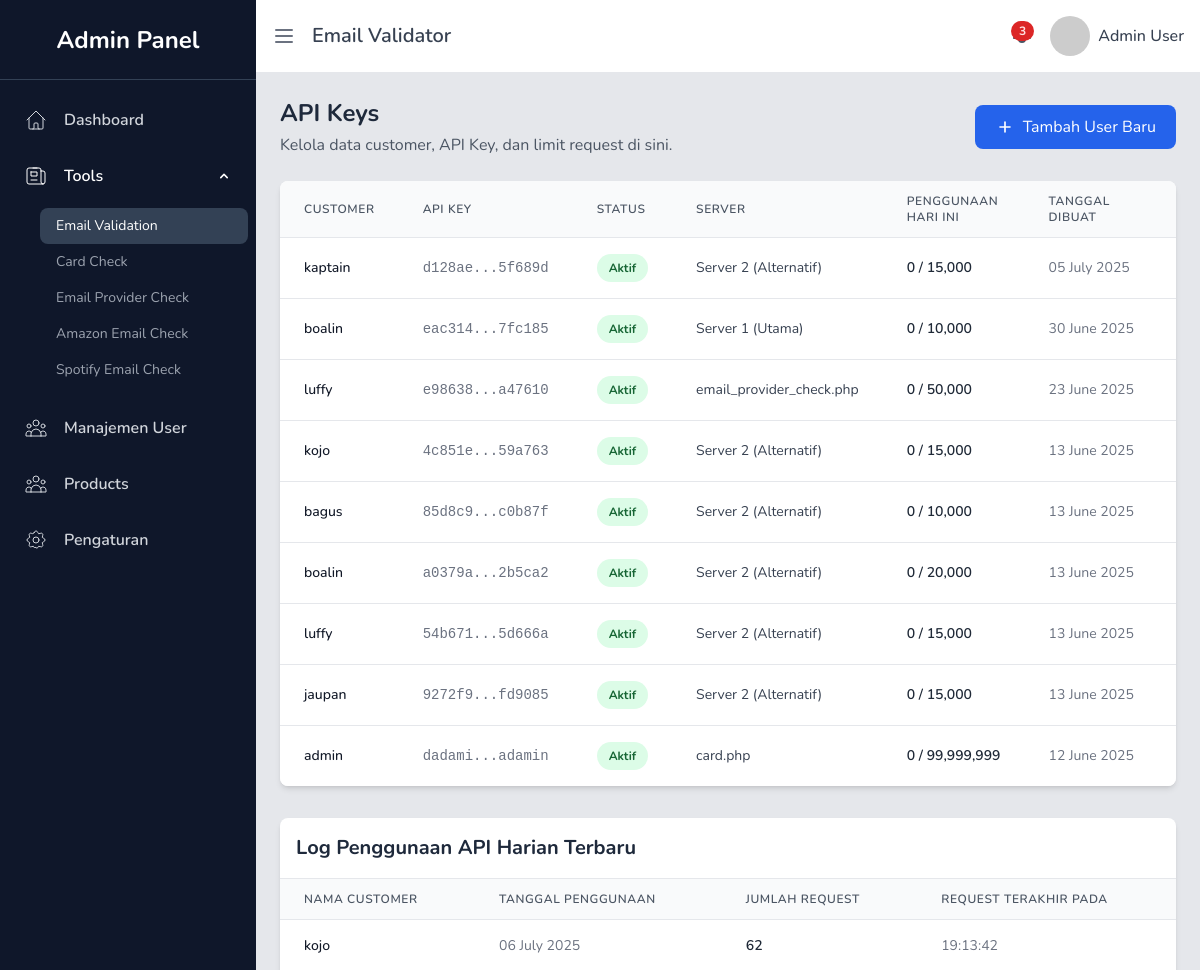
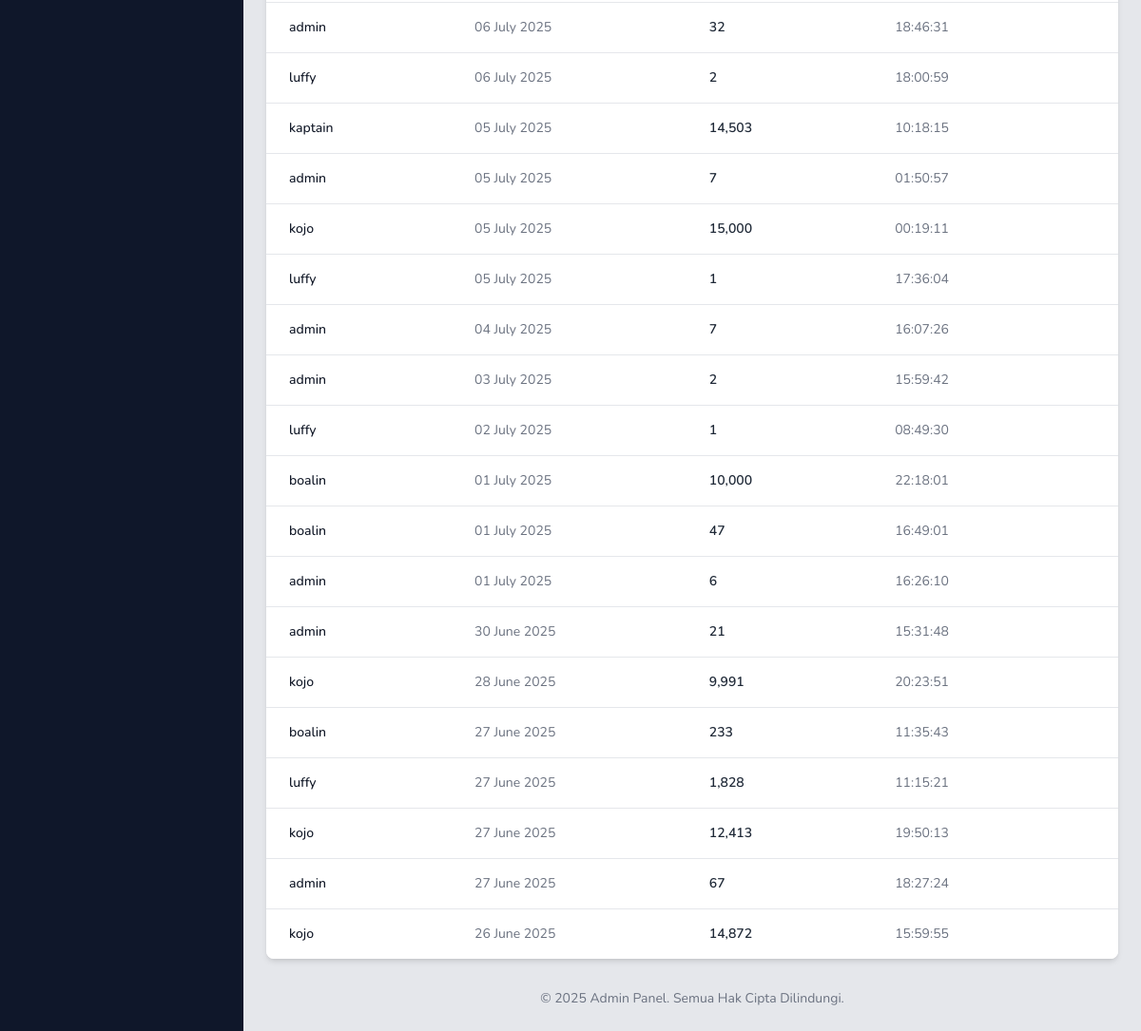
Page /admin/email_validation.php (signed in) on the committed database (2 pictures, top to bottom).
### tables this page shows
CREATE TABLE `customers` (
  `id` int(11) NOT NULL AUTO_INCREMENT,
  `api_key` varchar(64) NOT NULL,
  `customer_name` varchar(255) DEFAULT NULL,
  `email` varchar(255) DEFAULT NULL,
  `daily_request_limit` int(15) NOT NULL,
  `is_active` tinyint(1) NOT NULL DEFAULT 1,
  `email_check_server` varchar(255) NOT NULL DEFAULT 'check.php',
  `created_at` timestamp NULL DEFAULT current_timestamp(),
  `updated_at` timestamp NULL DEFAULT current_timestamp() ON UPDATE current_timestamp(),
  `service_type` varchar(50) NOT NULL DEFAULT 'email_bounce',
  PRIMARY KEY (`id`),
  UNIQUE KEY `api_key` (`api_key`),
  UNIQUE KEY `email` (`email`),
  KEY `idx_customers_api_key` (`api_key`)
);

CREATE TABLE `customer_api_usage` (
  `id` int(11) NOT NULL AUTO_INCREMENT,
  `customer_id` int(11) NOT NULL,
  `usage_date` date NOT NULL,
  `request_count` int(11) NOT NULL DEFAULT 0,
  `last_request_at` timestamp NULL DEFAULT current_timestamp() ON UPDATE current_timestamp(),
  PRIMARY KEY (`id`),
  UNIQUE KEY `unique_customer_date` (`customer_id`,`usage_date`),
  KEY `idx_customer_api_usage_customer_date` (`customer_id`,`usage_date`),
  CONSTRAINT `customer_api_usage_ibfk_1` FOREIGN KEY (`customer_id`) REFERENCES `customers` (`id`) ON DELETE CASCADE
);

### admin/email_validation.php (the view, shortened to what this page needs)
<?php
require_once '../config.php';
$sql_customers = "
    SELECT
        c.id,
        c.api_key,
        c.customer_name,
        c.email,
        c.daily_request_limit,
        c.is_active,
        c.created_at,
        c.email_check_server,
        COALESCE(cau.request_count, 0) AS todays_usage
    FROM
        customers c
    LEFT JOIN
        customer_api_usage cau ON c.id = cau.customer_id AND cau.usage_date = CURDATE()
    ORDER BY
        c.created_at DESC";
$result_customers = mysqli_query($conn, $sql_customers);
$sql_usage = "
    SELECT
        cau.usage_date,
        cau.request_count,
        cau.last_request_at,
        c.customer_name
    FROM
        customer_api_usage cau
    JOIN
        customers c ON cau.customer_id = c.id
    ORDER BY
        cau.usage_date DESC, cau.last_request_at DESC
    LIMIT 20";
$result_usage = mysqli_query($conn, $sql_usage);
?>
<!DOCTYPE html>
<html lang="id">
    <head>
        <script src="https://cdn.tailwindcss.com"></script>
        <link rel="stylesheet" href="https://cdn.jsdelivr.net/npm/sweetalert2@11/dist/sweetalert2.min.css" />
    </head>
    <body class="bg-gray-100">
        <div class="flex h-screen bg-gray-200">
            <?php include "sidebar.php"; ?>
            <div class="flex-1 flex flex-col overflow-hidden transition-all duration-300 ease-in-out ml-0 lg:ml-64" id="main-content">
                <header class="flex items-center justify-between p-4 bg-white border-b sticky top-0 z-30">
                    <div class="flex items-center">
                        <button id="sidebar-toggle" class="text-gray-500 focus:outline-none">
                            <svg class="w-6 h-6" fill="none" stroke="currentColor" viewBox="0 0 24 24" xmlns="http://www.w3.org/2000/svg">
                                <path stroke-linecap="round" stroke-linejoin="round" stroke-width="2" d="M4 6h16M4 12h16M4 18h16"></path>
                            </svg>
                        </button>
                        <h2 class="text-xl font-semibold text-gray-700 ml-4">Email Validator</h2>
                    </div>
                    <div class="flex items-center space-x-4" x-data="{ notificationOpen: false, profileOpen: false }">
                        <div class="relative">
                            <button @click="notificationOpen = !notificationOpen" class="relative text-gray-600 hover:text-gray-800 focus:outline-none">
                                <span class="absolute top-0 right-0 inline-flex items-center justify-center px-2 py-1 text-xs font-bold leading-none text-red-100 bg-red-600 rounded-full">3</span>
                            </button>
                        </div>
                        <div class="relative">
                            <button @click="profileOpen = !profileOpen" class="flex items-center space-x-2 focus:outline-none">
                                <img src="https://ui-avatars.com/api/?name=Admin+User&background=313a46&color=fff" alt="Avatar" class="w-10 h-10 rounded-full" /><span class="hidden md:block font-medium text-gray-700">Admin User</span>
                            </button>
                        </div>
                    </div>
                </header>
                <main class="flex-1 p-6 overflow-x-hidden overflow-y-auto">
                    <div class="flex flex-col sm:flex-row justify-between items-start sm:items-center mb-6">
                    <div>
                        <h1 class="text-2xl font-bold text-slate-800">API Keys</h1>
                        <p class="text-gray-600 mt-1">Kelola data customer, API Key, dan limit request di sini.</p>
                    </div>
                    <a href="tambah_user.php" class="mt-4 sm:mt-0 px-5 py-2.5 bg-blue-600 text-white rounded-lg hover:bg-blue-700 focus:outline-none focus:ring-2 focus:ring-blue-500 focus:ring-opacity-50 flex items-center space-x-2">
                        <svg class="w-5 h-5" fill="none" stroke="currentColor" viewBox="0 0 24 24"><path stroke-linecap="round" stroke-linejoin="round" stroke-width="2" d="M12 6v6m0 0v6m0-6h6m-6 0H6"></path></svg>
                        <span>Tambah User Baru</span>
                    </a>
                </div>
                <div class="bg-white rounded-lg shadow-md overflow-hidden">
    <div class="overflow-x-auto overflow-y-auto max-h-[60vh]">
        <table class="w-full min-w-full">
            <thead class="bg-gray-50 border-b border-gray-200 sticky top-0 z-10">
                <tr>
                    <th class="px-6 py-3 text-xs font-semibold tracking-wider text-left text-gray-600 uppercase">Customer</th>
                    <th class="px-6 py-3 text-xs font-semibold tracking-wider text-left text-gray-600 uppercase">API Key</th>
                    <th class="px-6 py-3 text-xs font-semibold tracking-wider text-left text-gray-600 uppercase">Status</th>
                    <th class="px-6 py-3 text-xs font-semibold tracking-wider text-left text-gray-600 uppercase">Server</th>
                    <th class="px-6 py-3 text-xs font-semibold tracking-wider text-left text-gray-600 uppercase">Penggunaan Hari Ini</th>
                    <th class="px-6 py-3 text-xs font-semibold tracking-wider text-left text-gray-600 uppercase">Tanggal Dibuat</th>
                    <th class="px-6 py-3 text-xs font-semibold tracking-wider text-center text-gray-600 uppercase">Aksi</th>
                </tr>
            </thead>
                            <tbody class="bg-white divide-y divide-gray-200">
    <?php
        $server_display_names = [
            'check.php' => 'Server 1 (Utama)',
            'check2.php' => 'Server 2 (Alternatif)',
            'check3.php' => 'Server 3 (Cadangan)'
        ];
    ?>
    <?php if (mysqli_num_rows($result_customers) > 0): ?>
        <?php while($row = mysqli_fetch_assoc($result_customers)): ?>
            <tr>
                <td class="px-6 py-4 whitespace-nowrap"><div class="text-sm font-medium text-gray-900"><?php echo htmlspecialchars($row['customer_name']); ?></div></td>
                <td class="px-6 py-4 whitespace-nowrap font-mono text-sm text-gray-500"><?php echo substr($row['api_key'], 0, 6) . '...' . substr($row['api_key'], -6); ?></td>
                <td class="px-6 py-4 whitespace-nowrap"><?php if ($row['is_active'] == 1): ?><span class="px-3 py-1 inline-flex text-xs leading-5 font-bold rounded-full bg-green-100 text-green-800">Aktif</span><?php else: ?><span class="px-3 py-1 inline-flex text-xs leading-5 font-bold rounded-full bg-red-100 text-red-800">Nonaktif</span><?php endif; ?></td>
                <td class="px-6 py-4 whitespace-nowrap text-sm text-gray-700">
                    <?php
                        $server_file = $row['email_check_server'];
                        echo $server_display_names[$server_file] ?? htmlspecialchars($server_file);
                    ?>
                </td>
                <td class="px-6 py-4 whitespace-nowrap text-sm">
                    <?php
                        $limit = $row['daily_request_limit'];
                        $usage = $row['todays_usage'];
                    ?>
                    <div class="flex items-center">
                        <div class="w-2/3">
                            <div class="text-gray-800 font-semibold"><?php echo number_format($usage); ?> / <?php echo number_format($limit); ?></div>
                        </div>
                    </div>
                </td>
                <td class="px-6 py-4 whitespace-nowrap text-sm text-gray-500"><?php echo date("d F Y", strtotime($row['created_at'])); ?></td>
                <td class="px-6 py-4 whitespace-nowrap text-center text-sm font-medium"></td>
            </tr>
        <?php endwhile; ?>
    <?php else: ?>
        <tr><td colspan="8" class="px-6 py-10 text-center text-gray-500">Tidak ada data customer yang ditemukan.</td></tr>
    <?php endif; ?>
</tbody>
                        </table>
                    </div>
                </div>
                <div class="mt-8 bg-white rounded-lg shadow-md overflow-hidden">
                    <div class="p-4 border-b">
                        <h3 class="text-xl font-bold text-slate-800">Log Penggunaan API Harian Terbaru</h3>
                    </div>
                    <div class="overflow-x-auto">
                        <table class="w-full min-w-full">
                            <thead class="bg-gray-50 border-b border-gray-200">
                                <tr>
                                    <th class="px-6 py-3 text-xs font-semibold tracking-wider text-left text-gray-600 uppercase">Nama Customer</th>
                                    <th class="px-6 py-3 text-xs font-semibold tracking-wider text-left text-gray-600 uppercase">Tanggal Penggunaan</th>
                                    <th class="px-6 py-3 text-xs font-semibold tracking-wider text-left text-gray-600 uppercase">Jumlah Request</th>
                                    <th class="px-6 py-3 text-xs font-semibold tracking-wider text-left text-gray-600 uppercase">Request Terakhir pada</th>
                                </tr>
                            </thead>
                            <tbody class="bg-white divide-y divide-gray-200">
                                <?php if (mysqli_num_rows($result_usage) > 0): ?>
                                    <?php while($row_usage = mysqli_fetch_assoc($result_usage)): ?>
                                        <tr>
                                            <td class="px-6 py-4 whitespace-nowrap text-sm font-medium text-gray-900">
                                                <?php echo htmlspecialchars($row_usage['customer_name']); ?>
                                            </td>
                                            <td class="px-6 py-4 whitespace-nowrap text-sm text-gray-500">
                                                <?php echo date("d F Y", strtotime($row_usage['usage_date'])); ?>
                                            </td>
                                            <td class="px-6 py-4 whitespace-nowrap text-sm text-gray-800 font-semibold">
                                                <?php echo number_format($row_usage['request_count']); ?>
                                            </td>
                                            <td class="px-6 py-4 whitespace-nowrap text-sm text-gray-500">
                                                <?php echo date("H:i:s", strtotime($row_usage['last_request_at'])); ?>
                                            </td>
                                        </tr>
                                    <?php endwhile; ?>
                                <?php endif; ?>
                            </tbody>
                        </table>
                    </div>
                </div>
                    <footer class="mt-8 text-center text-sm text-gray-500">
                        &copy; 2025 Admin Panel. Semua Hak Cipta Dilindungi.
                    </footer>
                </main>
            </div>
        </div>
    </body>
</html>

### admin/email_validation.php (style rules this page uses)
body { font-family: "Nunito", sans-serif; }

### rows in the picture
customers: customer_name "kaptain", api_key "d128ae", api_key "5f689d", is_active "Aktif", email_check_server "Server 2 (Alternatif)", usage "0", daily_request_limit "15,000", created_at "05 July 2025"
customers: customer_name "boalin", api_key "eac314", api_key "7fc185", is_active "Aktif", email_check_server "Server 1 (Utama)", usage "0", daily_request_limit "10,000", created_at "30 June 2025"
customers: customer_name "luffy", api_key "e98638", api_key "a47610", is_active "Aktif", email_check_server "email_provider_check.php", usage "0", daily_request_limit "50,000", created_at "23 June 2025"
customers: customer_name "kojo", api_key "4c851e", api_key "59a763", is_active "Aktif", email_check_server "Server 2 (Alternatif)", usage "0", daily_request_limit "15,000", created_at "13 June 2025"
customers: customer_name "bagus", api_key "85d8c9", api_key "c0b87f", is_active "Aktif", email_check_server "Server 2 (Alternatif)", usage "0", daily_request_limit "10,000", created_at "13 June 2025"
customers: customer_name "boalin", api_key "a0379a", api_key "2b5ca2", is_active "Aktif", email_check_server "Server 2 (Alternatif)", usage "0", daily_request_limit "20,000", created_at "13 June 2025"
customers: customer_name "luffy", api_key "54b671", api_key "5d666a", is_active "Aktif", email_check_server "Server 2 (Alternatif)", usage "0", daily_request_limit "15,000", created_at "13 June 2025"
customers: customer_name "jaupan", api_key "9272f9", api_key "fd9085", is_active "Aktif", email_check_server "Server 2 (Alternatif)", usage "0", daily_request_limit "15,000", created_at "13 June 2025"
customers: customer_name "admin", api_key "dadami", api_key "adamin", is_active "Aktif", email_check_server "card.php", usage "0", daily_request_limit "99,999,999", created_at "12 June 2025"
customer_api_usage: customer.customer_name "kojo", usage_date "06 July 2025", request_count "62", last_request_at "19:13:42"
customer_api_usage: customer.customer_name "admin", usage_date "06 July 2025", request_count "32", last_request_at "18:46:31"
customer_api_usage: customer.customer_name "luffy", usage_date "06 July 2025", request_count "2", last_request_at "18:00:59"
customer_api_usage: customer.customer_name "kaptain", usage_date "05 July 2025", request_count "14,503", last_request_at "10:18:15"
customer_api_usage: customer.customer_name "admin", usage_date "05 July 2025", request_count "7", last_request_at "01:50:57"
customer_api_usage: customer.customer_name "kojo", usage_date "05 July 2025", request_count "15,000", last_request_at "00:19:11"
customer_api_usage: customer.customer_name "luffy", usage_date "05 July 2025", request_count "1", last_request_at "17:36:04"
customer_api_usage: customer.customer_name "admin", usage_date "04 July 2025", request_count "7", last_request_at "16:07:26"
customer_api_usage: customer.customer_name "admin", usage_date "03 July 2025", request_count "2", last_request_at "15:59:42"
customer_api_usage: customer.customer_name "luffy", usage_date "02 July 2025", request_count "1", last_request_at "08:49:30"
customer_api_usage: customer.customer_name "boalin", usage_date "01 July 2025", request_count "10,000", last_request_at "22:18:01"
customer_api_usage: customer.customer_name "boalin", usage_date "01 July 2025", request_count "47", last_request_at "16:49:01"
customer_api_usage: customer.customer_name "admin", usage_date "01 July 2025", request_count "6", last_request_at "16:26:10"
customer_api_usage: customer.customer_name "admin", usage_date "30 June 2025", request_count "21", last_request_at "15:31:48"
customer_api_usage: customer.customer_name "kojo", usage_date "28 June 2025", request_count "9,991", last_request_at "20:23:51"
customer_api_usage: customer.customer_name "boalin", usage_date "27 June 2025", request_count "233", last_request_at "11:35:43"
customer_api_usage: customer.customer_name "luffy", usage_date "27 June 2025", request_count "1,828", last_request_at "11:15:21"
customer_api_usage: customer.customer_name "kojo", usage_date "27 June 2025", request_count "12,413", last_request_at "19:50:13"
customer_api_usage: customer.customer_name "admin", usage_date "27 June 2025", request_count "67", last_request_at "18:27:24"
customer_api_usage: customer.customer_name "kojo", usage_date "26 June 2025", request_count "14,872", last_request_at "15:59:55"
